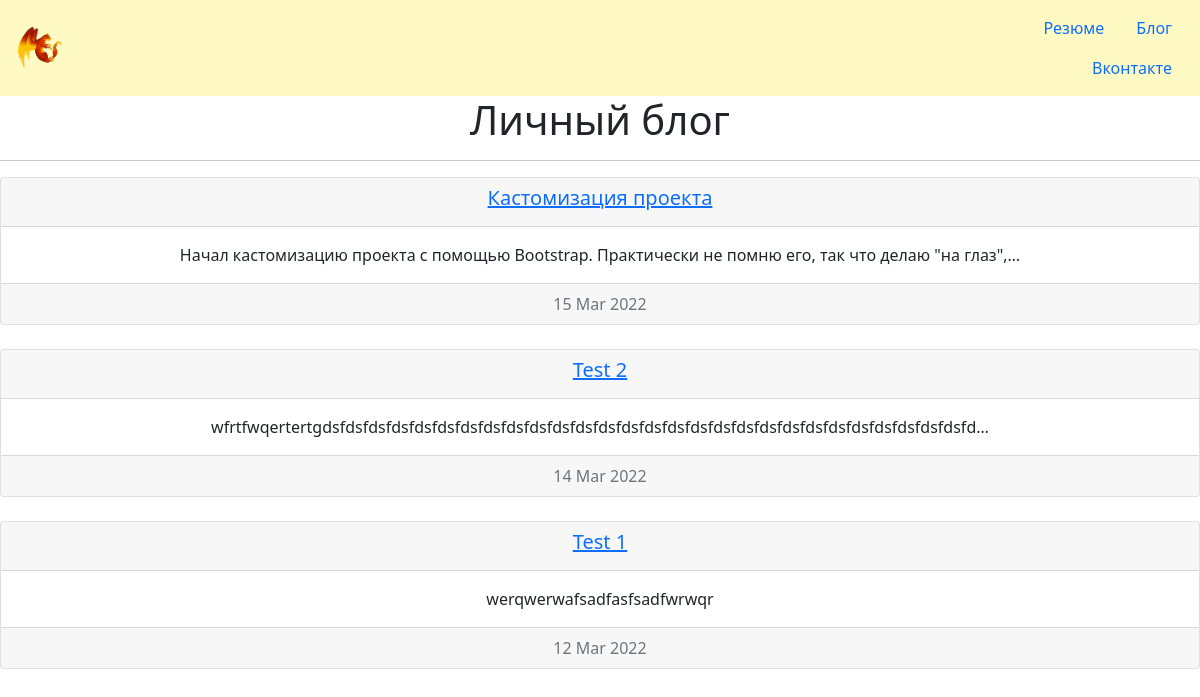
Screenshot of /blog/ with the database file from the repository.
### blog/models.py (models this page shows, shortened)
class Blog(models.Model):
    title = models.CharField(max_length=200)
    description = models.TextField()
    date = models.DateField()

### blog/views.py (the view)
# urls.py: path('', views.all_blogs, name='all_blogs'),
def all_blogs(request):
    blogs = Blog.objects.order_by('-date')[:5]
    return render(request, 'blog/all_blogs.html', {'blogs': blogs})

### blog/templates/blog/all_blogs.html (shortened to what this page needs)
{% extends 'portfolio/base.html' %}
{% block content %}
    <div class="text-center">
        <h1>Личный блог</h1>
        <hr>
        {% for blog in blogs %}
            <div class="card text-center">
                <div class="card-header">
                    <a href="{% url 'blog:detail' blog.id %}">
                        <h5 class="card-title">{{ blog.title }}</h5>
                    </a>
                </div>
                <div class="card-body">
                    <p class="card-text">{{ blog.description|safe|truncatechars:100 }}</p>
                </div>
                <div class="card-footer text-muted">
                    {{ blog.date|date:'d M Y' }}
                </div>
            </div>
            <br>
        {% endfor %}
    </div>
{% endblock %}

### rows the page displays
Blog: title "Кастомизация проекта", description "Начал кастомизацию проекта с помощью Bootstrap. Практически не помню его, так что делаю \"на глаз\",…", date "15 Mar 2022"
Blog: title "Test 2", description "wfrtfwqertertgdsfdsfdsfdsfdsfdsfdsfdsfdsfdsfdsfdsfdsfdsfdsfdsfdsfdsfdsfdsfdsfdsfdsfdsfdsfdsfdsfdsfd…", date "14 Mar 2022"
Blog: title "Test 1", description "werqwerwafsadfasfsadfwrwqr", date "12 Mar 2022"
